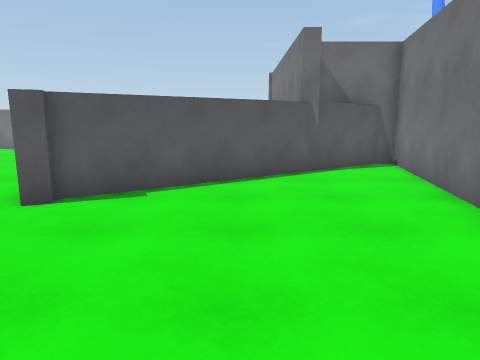
[1] (above)

14 first-person views from a walk through a Unity game level. The camera is 1.5 m above the floor, tilts 10° down and sees 70° across. The floor is counted in squares, 1 m on a side. Each view is taken from the middle of a square. On the plan, view 1 faces up. The plan holds only what a view shows up to about 16 squares ahead; the rest is blank. The place goes on beyond the plan. The player character is not drawn. Door leaves are left out, so doorways stand open.

[2]
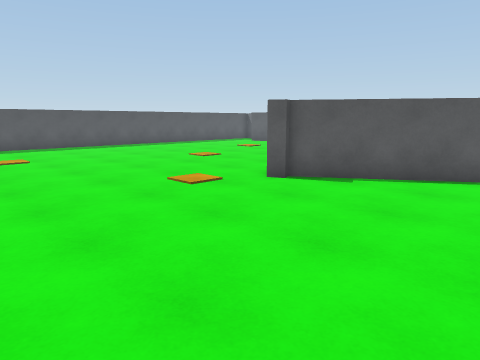

[3]
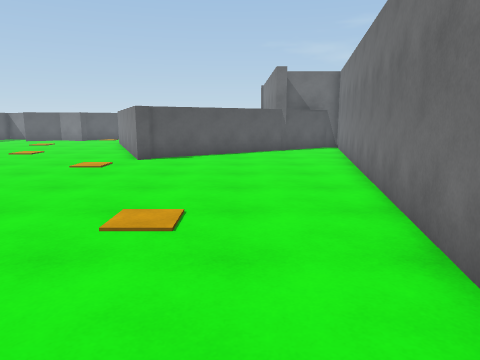

[4]
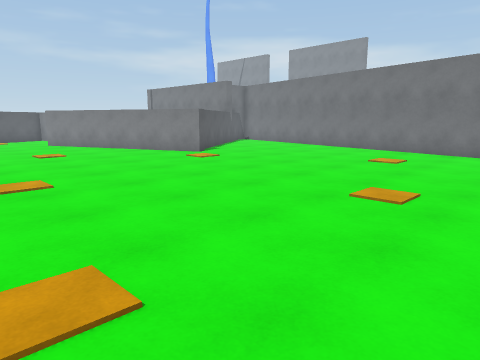

[5]
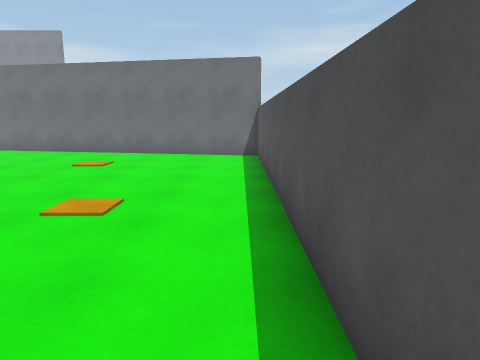

[6]
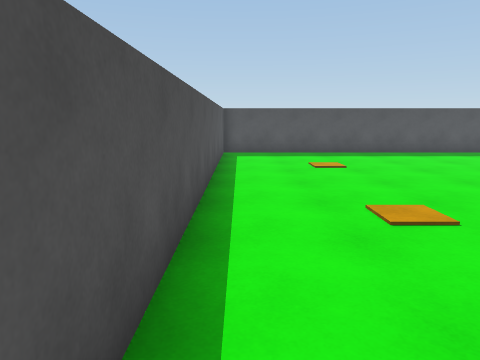

[7]
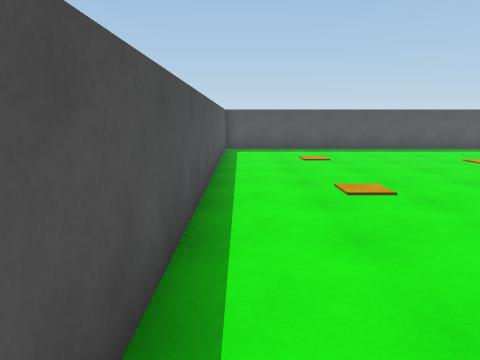

[8]
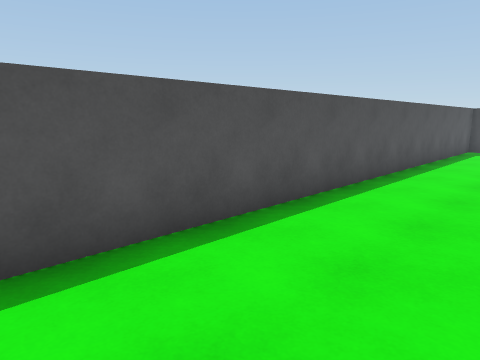

[9]
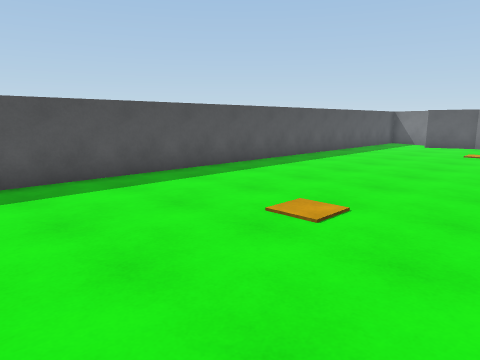

[10]
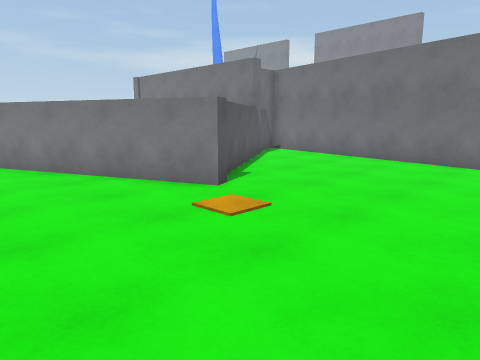

[11]
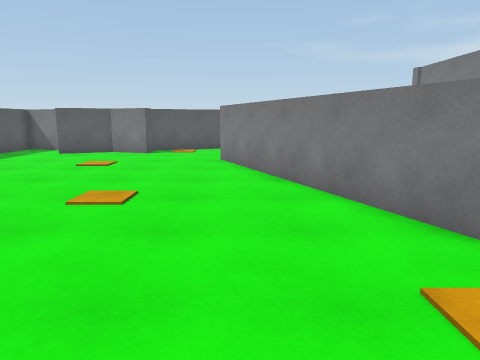

[12]
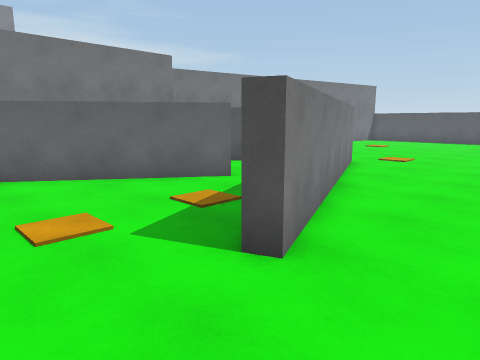

[13]
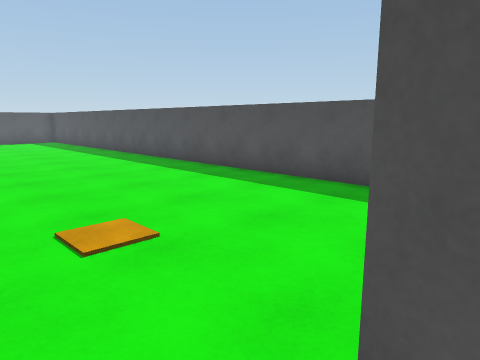

[14]
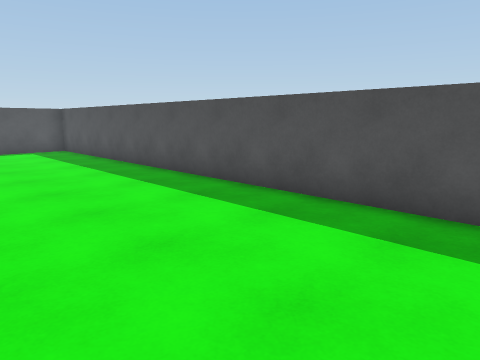

### Floor plan
Points are (right, up) in squares from view 1. A wall is a line through its corners. A room is listed if a view was taken in it or the views show most of it. See-through windows are left out.
Room 1 (views 1, 2, 3, 4, 5, 6, 7, 8, 9, 10, 11, 12, 13, 14)
walls: (-3.3, 6.1) (-3.9, 5.9) (-7.7, 15.1) (-7.2, 15.3); (-3.2, 11.5) (0.2, 16.3); (-0.8, 8.7) (-0.4, 9); (-11, 18) (-11.2, 17.5) (-12.9, 18) (-15, 17.2); (-17.8, 14.6) (-17.8, -7.7) (1.4, -7.7) (5.3, 11.7); (4.7, 11.7) (-3.6, 6.3); (-17.8, 18.2) (-17.8, 17.4)

Positions as (right, up) in squares from view 1, and headings:
1: (0, 0), facing up
2: (2, -1), facing up-left
3: (0, -7), facing up
4: (-14, -7), facing up-right
5: (-13, -7), facing right
6: (-2, -7), facing left
7: (0, -7), facing left
8: (1, -4), facing down-left
9: (-9, -3), facing up-left
10: (-9, 0), facing up-right
11: (-7, 2), facing up
12: (-10, 18), facing down-right
13: (-10, 18), facing down-left
14: (-12, 10), facing down-left
